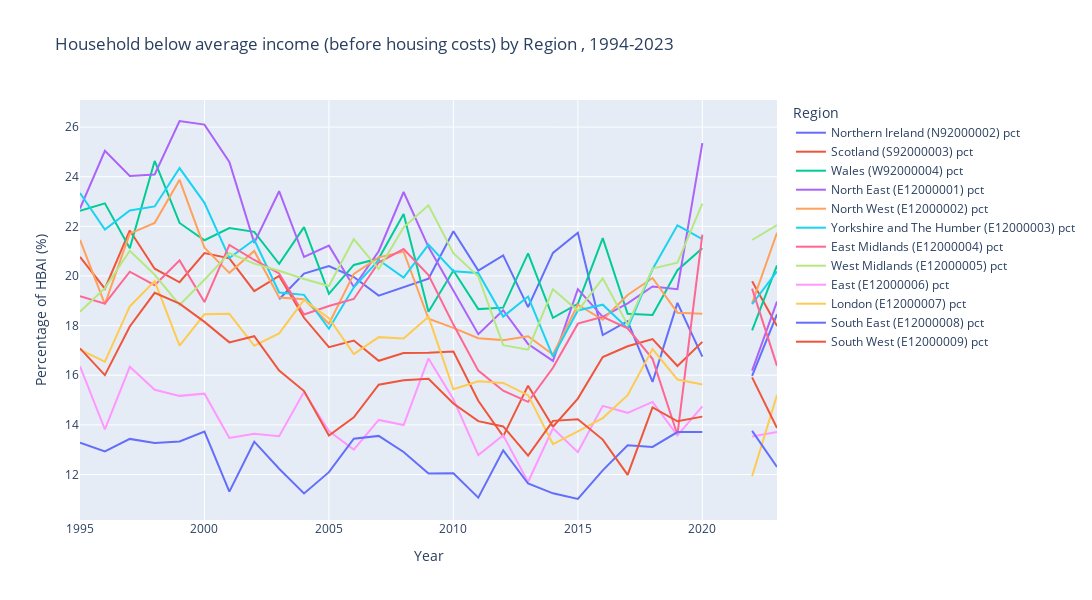

Notebook cell for this chart:
### Code cell
plot_hbai_trends(BHC, region_list)

### Figure 1 — Plotly figure (JSON) as saved in the notebook; plotly's stock layout.template omitted (floating-point values rounded to 4 significant figures)
{"data": [{"customdata": [["Northern Ireland (N92000002) pct"], ["Northern Ireland (N92000002) pct"], ["Northern Ireland (N92000002) pct"], ["Northern Ireland (N92000002) pct"], ["Northern Ireland (N92000002) pct"], ["Northern Ireland (N92000002) pct"], ["Northern Ireland (N92000002) pct"], ["Northern Ireland (N92000002) pct"], ["Northern Ireland (N92000002) pct"], ["Northern Ireland (N92000002) pct"], ["Northern Ireland (N92000002) pct"], ["Northern Ireland (N92000002) pct"], ["Northern Ireland (N92000002) pct"], ["Northern Ireland (N92000002) pct"], ["Northern Ireland (N92000002) pct"], ["Northern Ireland (N92000002) pct"], ["Northern Ireland (N92000002) pct"], ["Northern Ireland (N92000002) pct"], ["Northern Ireland (N92000002) pct"], ["Northern Ireland (N92000002) pct"], ["Northern Ireland (N92000002) pct"], ["Northern Ireland (N92000002) pct"], ["Northern Ireland (N92000002) pct"], ["Northern Ireland (N92000002) pct"], ["Northern Ireland (N92000002) pct"], ["Northern Ireland (N92000002) pct"], ["Northern Ireland (N92000002) pct"], ["Northern Ireland (N92000002) pct"], ["Northern Ireland (N92000002) pct"]], "hovertemplate": "Region=%{customdata[0]}<br>Year=%{x}<br>percentage=%{y}<extra></extra>", "legendgroup": "Northern Ireland (N92000002) pct", "line": {"color": "#636efa", "dash": "solid"}, "marker": {"symbol": "circle"}, "mode": "lines", "name": "Northern Ireland (N92000002) pct", "orientation": "v", "showlegend": true, "type": "scatter", "x": [1995, 1996, 1997, 1998, 1999, 2000, 2001, 2002, 2003, 2004, 2005, 2006, 2007, 2008, 2009, 2010, 2011, 2012, 2013, 2014, 2015, 2016, 2017, 2018, 2019, 2020, 2021, 2022, 2023], "xaxis": "x", "y": [NaN, NaN, NaN, NaN, NaN, NaN, NaN, NaN, 19.06, 20.1, 20.4, 19.96, 19.21, 19.54, 19.89, 21.8, 20.22, 20.83, 18.74, 20.93, 21.74, 17.62, 18.18, 15.73, 18.91, 16.75, NaN, 15.97, 18.46], "yaxis": "y"}, {"customdata": [["Scotland (S92000003) pct"], ["Scotland (S92000003) pct"], ["Scotland (S92000003) pct"], ["Scotland (S92000003) pct"], ["Scotland (S92000003) pct"], ["Scotland (S92000003) pct"], ["Scotland (S92000003) pct"], ["Scotland (S92000003) pct"], ["Scotland (S92000003) pct"], ["Scotland (S92000003) pct"], ["Scotland (S92000003) pct"], ["Scotland (S92000003) pct"], ["Scotland (S92000003) pct"], ["Scotland (S92000003) pct"], ["Scotland (S92000003) pct"], ["Scotland (S92000003) pct"], ["Scotland (S92000003) pct"], ["Scotland (S92000003) pct"], ["Scotland (S92000003) pct"], ["Scotland (S92000003) pct"], ["Scotland (S92000003) pct"], ["Scotland (S92000003) pct"], ["Scotland (S92000003) pct"], ["Scotland (S92000003) pct"], ["Scotland (S92000003) pct"], ["Scotland (S92000003) pct"], ["Scotland (S92000003) pct"], ["Scotland (S92000003) pct"], ["Scotland (S92000003) pct"]], "hovertemplate": "Region=%{customdata[0]}<br>Year=%{x}<br>percentage=%{y}<extra></extra>", "legendgroup": "Scotland (S92000003) pct", "line": {"color": "#EF553B", "dash": "solid"}, "marker": {"symbol": "circle"}, "mode": "lines", "name": "Scotland (S92000003) pct", "orientation": "v", "showlegend": true, "type": "scatter", "x": [1995, 1996, 1997, 1998, 1999, 2000, 2001, 2002, 2003, 2004, 2005, 2006, 2007, 2008, 2009, 2010, 2011, 2012, 2013, 2014, 2015, 2016, 2017, 2018, 2019, 2020, 2021, 2022, 2023], "xaxis": "x", "y": [20.77, 19.49, 21.83, 20.29, 19.75, 20.92, 20.71, 19.39, 20.0, 18.31, 17.13, 17.4, 16.58, 16.89, 16.91, 16.96, 14.97, 13.54, 15.58, 13.93, 15.06, 16.73, 17.17, 17.46, 16.37, 17.34, NaN, 19.79, 17.98], "yaxis": "y"}, {"customdata": [["Wales (W92000004) pct"], ["Wales (W92000004) pct"], ["Wales (W92000004) pct"], ["Wales (W92000004) pct"], ["Wales (W92000004) pct"], ["Wales (W92000004) pct"], ["Wales (W92000004) pct"], ["Wales (W92000004) pct"], ["Wales (W92000004) pct"], ["Wales (W92000004) pct"], ["Wales (W92000004) pct"], ["Wales (W92000004) pct"], ["Wales (W92000004) pct"], ["Wales (W92000004) pct"], ["Wales (W92000004) pct"], ["Wales (W92000004) pct"], ["Wales (W92000004) pct"], ["Wales (W92000004) pct"], ["Wales (W92000004) pct"], ["Wales (W92000004) pct"], ["Wales (W92000004) pct"], ["Wales (W92000004) pct"], ["Wales (W92000004) pct"], ["Wales (W92000004) pct"], ["Wales (W92000004) pct"], ["Wales (W92000004) pct"], ["Wales (W92000004) pct"], ["Wales (W92000004) pct"], ["Wales (W92000004) pct"]], "hovertemplate": "Region=%{customdata[0]}<br>Year=%{x}<br>percentage=%{y}<extra></extra>", "legendgroup": "Wales (W92000004) pct", "line": {"color": "#00cc96", "dash": "solid"}, "marker": {"symbol": "circle"}, "mode": "lines", "name": "Wales (W92000004) pct", "orientation": "v", "showlegend": true, "type": "scatter", "x": [1995, 1996, 1997, 1998, 1999, 2000, 2001, 2002, 2003, 2004, 2005, 2006, 2007, 2008, 2009, 2010, 2011, 2012, 2013, 2014, 2015, 2016, 2017, 2018, 2019, 2020, 2021, 2022, 2023], "xaxis": "x", "y": [22.62, 22.93, 21.12, 24.63, 22.14, 21.44, 21.93, 21.78, 20.49, 21.97, 19.28, 20.44, 20.7, 22.5, 18.56, 20.22, 18.66, 18.72, 20.91, 18.31, 18.88, 21.52, 18.48, 18.43, 20.23, 21.12, NaN, 17.81, 20.43], "yaxis": "y"}, {"customdata": [["North East (E12000001) pct"], ["North East (E12000001) pct"], ["North East (E12000001) pct"], ["North East (E12000001) pct"], ["North East (E12000001) pct"], ["North East (E12000001) pct"], ["North East (E12000001) pct"], ["North East (E12000001) pct"], ["North East (E12000001) pct"], ["North East (E12000001) pct"], ["North East (E12000001) pct"], ["North East (E12000001) pct"], ["North East (E12000001) pct"], ["North East (E12000001) pct"], ["North East (E12000001) pct"], ["North East (E12000001) pct"], ["North East (E12000001) pct"], ["North East (E12000001) pct"], ["North East (E12000001) pct"], ["North East (E12000001) pct"], ["North East (E12000001) pct"], ["North East (E12000001) pct"], ["North East (E12000001) pct"], ["North East (E12000001) pct"], ["North East (E12000001) pct"], ["North East (E12000001) pct"], ["North East (E12000001) pct"], ["North East (E12000001) pct"], ["North East (E12000001) pct"]], "hovertemplate": "Region=%{customdata[0]}<br>Year=%{x}<br>percentage=%{y}<extra></extra>", "legendgroup": "North East (E12000001) pct", "line": {"color": "#ab63fa", "dash": "solid"}, "marker": {"symbol": "circle"}, "mode": "lines", "name": "North East (E12000001) pct", "orientation": "v", "showlegend": true, "type": "scatter", "x": [1995, 1996, 1997, 1998, 1999, 2000, 2001, 2002, 2003, 2004, 2005, 2006, 2007, 2008, 2009, 2010, 2011, 2012, 2013, 2014, 2015, 2016, 2017, 2018, 2019, 2020, 2021, 2022, 2023], "xaxis": "x", "y": [22.71, 25.04, 24.03, 24.09, 26.24, 26.1, 24.6, 21.33, 23.41, 20.76, 21.22, 19.56, 21.0, 23.38, 21.16, 19.43, 17.65, 18.62, 17.26, 16.58, 19.47, 18.35, 18.89, 19.58, 19.47, 25.35, NaN, 16.18, 18.97], "yaxis": "y"}, {"customdata": [["North West (E12000002) pct"], ["North West (E12000002) pct"], ["North West (E12000002) pct"], ["North West (E12000002) pct"], ["North West (E12000002) pct"], ["North West (E12000002) pct"], ["North West (E12000002) pct"], ["North West (E12000002) pct"], ["North West (E12000002) pct"], ["North West (E12000002) pct"], ["North West (E12000002) pct"], ["North West (E12000002) pct"], ["North West (E12000002) pct"], ["North West (E12000002) pct"], ["North West (E12000002) pct"], ["North West (E12000002) pct"], ["North West (E12000002) pct"], ["North West (E12000002) pct"], ["North West (E12000002) pct"], ["North West (E12000002) pct"], ["North West (E12000002) pct"], ["North West (E12000002) pct"], ["North West (E12000002) pct"], ["North West (E12000002) pct"], ["North West (E12000002) pct"], ["North West (E12000002) pct"], ["North West (E12000002) pct"], ["North West (E12000002) pct"], ["North West (E12000002) pct"]], "hovertemplate": "Region=%{customdata[0]}<br>Year=%{x}<br>percentage=%{y}<extra></extra>", "legendgroup": "North West (E12000002) pct", "line": {"color": "#FFA15A", "dash": "solid"}, "marker": {"symbol": "circle"}, "mode": "lines", "name": "North West (E12000002) pct", "orientation": "v", "showlegend": true, "type": "scatter", "x": [1995, 1996, 1997, 1998, 1999, 2000, 2001, 2002, 2003, 2004, 2005, 2006, 2007, 2008, 2009, 2010, 2011, 2012, 2013, 2014, 2015, 2016, 2017, 2018, 2019, 2020, 2021, 2022, 2023], "xaxis": "x", "y": [21.45, 18.87, 21.71, 22.14, 23.87, 21.14, 20.12, 21.01, 19.13, 19.06, 18.07, 20.08, 20.75, 20.98, 18.27, 17.91, 17.49, 17.41, 17.57, 16.83, 18.84, 18.23, 19.23, 19.92, 18.52, 18.48, NaN, 18.9, 21.74], "yaxis": "y"}, {"customdata": [["Yorkshire and The Humber (E12000003) pct"], ["Yorkshire and The Humber (E12000003) pct"], ["Yorkshire and The Humber (E12000003) pct"], ["Yorkshire and The Humber (E12000003) pct"], ["Yorkshire and The Humber (E12000003) pct"], ["Yorkshire and The Humber (E12000003) pct"], ["Yorkshire and The Humber (E12000003) pct"], ["Yorkshire and The Humber (E12000003) pct"], ["Yorkshire and The Humber (E12000003) pct"], ["Yorkshire and The Humber (E12000003) pct"], ["Yorkshire and The Humber (E12000003) pct"], ["Yorkshire and The Humber (E12000003) pct"], ["Yorkshire and The Humber (E12000003) pct"], ["Yorkshire and The Humber (E12000003) pct"], ["Yorkshire and The Humber (E12000003) pct"], ["Yorkshire and The Humber (E12000003) pct"], ["Yorkshire and The Humber (E12000003) pct"], ["Yorkshire and The Humber (E12000003) pct"], ["Yorkshire and The Humber (E12000003) pct"], ["Yorkshire and The Humber (E12000003) pct"], ["Yorkshire and The Humber (E12000003) pct"], ["Yorkshire and The Humber (E12000003) pct"], ["Yorkshire and The Humber (E12000003) pct"], ["Yorkshire and The Humber (E12000003) pct"], ["Yorkshire and The Humber (E12000003) pct"], ["Yorkshire and The Humber (E12000003) pct"], ["Yorkshire and The Humber (E12000003) pct"], ["Yorkshire and The Humber (E12000003) pct"], ["Yorkshire and The Humber (E12000003) pct"]], "hovertemplate": "Region=%{customdata[0]}<br>Year=%{x}<br>percentage=%{y}<extra></extra>", "legendgroup": "Yorkshire and The Humber (E12000003) pct", "line": {"color": "#19d3f3", "dash": "solid"}, "marker": {"symbol": "circle"}, "mode": "lines", "name": "Yorkshire and The Humber (E12000003) pct", "orientation": "v", "showlegend": true, "type": "scatter", "x": [1995, 1996, 1997, 1998, 1999, 2000, 2001, 2002, 2003, 2004, 2005, 2006, 2007, 2008, 2009, 2010, 2011, 2012, 2013, 2014, 2015, 2016, 2017, 2018, 2019, 2020, 2021, 2022, 2023], "xaxis": "x", "y": [23.34, 21.87, 22.64, 22.8, 24.35, 22.95, 20.72, 21.46, 19.33, 19.24, 17.87, 19.55, 20.64, 19.93, 21.26, 20.19, 20.12, 18.36, 19.17, 16.75, 18.61, 18.84, 17.89, 20.27, 22.04, 21.48, NaN, 18.87, 20.18], "yaxis": "y"}, {"customdata": [["East Midlands (E12000004) pct"], ["East Midlands (E12000004) pct"], ["East Midlands (E12000004) pct"], ["East Midlands (E12000004) pct"], ["East Midlands (E12000004) pct"], ["East Midlands (E12000004) pct"], ["East Midlands (E12000004) pct"], ["East Midlands (E12000004) pct"], ["East Midlands (E12000004) pct"], ["East Midlands (E12000004) pct"], ["East Midlands (E12000004) pct"], ["East Midlands (E12000004) pct"], ["East Midlands (E12000004) pct"], ["East Midlands (E12000004) pct"], ["East Midlands (E12000004) pct"], ["East Midlands (E12000004) pct"], ["East Midlands (E12000004) pct"], ["East Midlands (E12000004) pct"], ["East Midlands (E12000004) pct"], ["East Midlands (E12000004) pct"], ["East Midlands (E12000004) pct"], ["East Midlands (E12000004) pct"], ["East Midlands (E12000004) pct"], ["East Midlands (E12000004) pct"], ["East Midlands (E12000004) pct"], ["East Midlands (E12000004) pct"], ["East Midlands (E12000004) pct"], ["East Midlands (E12000004) pct"], ["East Midlands (E12000004) pct"]], "hovertemplate": "Region=%{customdata[0]}<br>Year=%{x}<br>percentage=%{y}<extra></extra>", "legendgroup": "East Midlands (E12000004) pct", "line": {"color": "#FF6692", "dash": "solid"}, "marker": {"symbol": "circle"}, "mode": "lines", "name": "East Midlands (E12000004) pct", "orientation": "v", "showlegend": true, "type": "scatter", "x": [1995, 1996, 1997, 1998, 1999, 2000, 2001, 2002, 2003, 2004, 2005, 2006, 2007, 2008, 2009, 2010, 2011, 2012, 2013, 2014, 2015, 2016, 2017, 2018, 2019, 2020, 2021, 2022, 2023], "xaxis": "x", "y": [19.18, 18.88, 20.17, 19.63, 20.63, 18.95, 21.25, 20.64, 20.1, 18.45, 18.79, 19.07, 20.54, 21.08, 20.04, 18.04, 16.19, 15.38, 14.93, 16.3, 18.08, 18.35, 17.89, 16.66, 13.6, 21.67, NaN, 19.49, 16.38], "yaxis": "y"}, {"customdata": [["West Midlands (E12000005) pct"], ["West Midlands (E12000005) pct"], ["West Midlands (E12000005) pct"], ["West Midlands (E12000005) pct"], ["West Midlands (E12000005) pct"], ["West Midlands (E12000005) pct"], ["West Midlands (E12000005) pct"], ["West Midlands (E12000005) pct"], ["West Midlands (E12000005) pct"], ["West Midlands (E12000005) pct"], ["West Midlands (E12000005) pct"], ["West Midlands (E12000005) pct"], ["West Midlands (E12000005) pct"], ["West Midlands (E12000005) pct"], ["West Midlands (E12000005) pct"], ["West Midlands (E12000005) pct"], ["West Midlands (E12000005) pct"], ["West Midlands (E12000005) pct"], ["West Midlands (E12000005) pct"], ["West Midlands (E12000005) pct"], ["West Midlands (E12000005) pct"], ["West Midlands (E12000005) pct"], ["West Midlands (E12000005) pct"], ["West Midlands (E12000005) pct"], ["West Midlands (E12000005) pct"], ["West Midlands (E12000005) pct"], ["West Midlands (E12000005) pct"], ["West Midlands (E12000005) pct"], ["West Midlands (E12000005) pct"]], "hovertemplate": "Region=%{customdata[0]}<br>Year=%{x}<br>percentage=%{y}<extra></extra>", "legendgroup": "West Midlands (E12000005) pct", "line": {"color": "#B6E880", "dash": "solid"}, "marker": {"symbol": "circle"}, "mode": "lines", "name": "West Midlands (E12000005) pct", "orientation": "v", "showlegend": true, "type": "scatter", "x": [1995, 1996, 1997, 1998, 1999, 2000, 2001, 2002, 2003, 2004, 2005, 2006, 2007, 2008, 2009, 2010, 2011, 2012, 2013, 2014, 2015, 2016, 2017, 2018, 2019, 2020, 2021, 2022, 2023], "xaxis": "x", "y": [18.56, 19.51, 21.02, 20.05, 18.83, 19.85, 20.92, 20.5, 20.21, 19.88, 19.6, 21.49, 20.28, 21.96, 22.85, 20.92, 19.98, 17.21, 17.03, 19.47, 18.6, 19.9, 18.03, 20.3, 20.54, 22.92, NaN, 21.45, 22.05], "yaxis": "y"}, {"customdata": [["East (E12000006) pct"], ["East (E12000006) pct"], ["East (E12000006) pct"], ["East (E12000006) pct"], ["East (E12000006) pct"], ["East (E12000006) pct"], ["East (E12000006) pct"], ["East (E12000006) pct"], ["East (E12000006) pct"], ["East (E12000006) pct"], ["East (E12000006) pct"], ["East (E12000006) pct"], ["East (E12000006) pct"], ["East (E12000006) pct"], ["East (E12000006) pct"], ["East (E12000006) pct"], ["East (E12000006) pct"], ["East (E12000006) pct"], ["East (E12000006) pct"], ["East (E12000006) pct"], ["East (E12000006) pct"], ["East (E12000006) pct"], ["East (E12000006) pct"], ["East (E12000006) pct"], ["East (E12000006) pct"], ["East (E12000006) pct"], ["East (E12000006) pct"], ["East (E12000006) pct"], ["East (E12000006) pct"]], "hovertemplate": "Region=%{customdata[0]}<br>Year=%{x}<br>percentage=%{y}<extra></extra>", "legendgroup": "East (E12000006) pct", "line": {"color": "#FF97FF", "dash": "solid"}, "marker": {"symbol": "circle"}, "mode": "lines", "name": "East (E12000006) pct", "orientation": "v", "showlegend": true, "type": "scatter", "x": [1995, 1996, 1997, 1998, 1999, 2000, 2001, 2002, 2003, 2004, 2005, 2006, 2007, 2008, 2009, 2010, 2011, 2012, 2013, 2014, 2015, 2016, 2017, 2018, 2019, 2020, 2021, 2022, 2023], "xaxis": "x", "y": [16.36, 13.82, 16.34, 15.41, 15.17, 15.26, 13.47, 13.64, 13.54, 15.33, 13.75, 13.0, 14.2, 13.99, 16.68, 15.03, 12.78, 13.58, 11.7, 13.86, 12.9, 14.77, 14.48, 14.92, 13.58, 14.75, NaN, 13.53, 13.72], "yaxis": "y"}, {"customdata": [["London (E12000007) pct"], ["London (E12000007) pct"], ["London (E12000007) pct"], ["London (E12000007) pct"], ["London (E12000007) pct"], ["London (E12000007) pct"], ["London (E12000007) pct"], ["London (E12000007) pct"], ["London (E12000007) pct"], ["London (E12000007) pct"], ["London (E12000007) pct"], ["London (E12000007) pct"], ["London (E12000007) pct"], ["London (E12000007) pct"], ["London (E12000007) pct"], ["London (E12000007) pct"], ["London (E12000007) pct"], ["London (E12000007) pct"], ["London (E12000007) pct"], ["London (E12000007) pct"], ["London (E12000007) pct"], ["London (E12000007) pct"], ["London (E12000007) pct"], ["London (E12000007) pct"], ["London (E12000007) pct"], ["London (E12000007) pct"], ["London (E12000007) pct"], ["London (E12000007) pct"], ["London (E12000007) pct"]], "hovertemplate": "Region=%{customdata[0]}<br>Year=%{x}<br>percentage=%{y}<extra></extra>", "legendgroup": "London (E12000007) pct", "line": {"color": "#FECB52", "dash": "solid"}, "marker": {"symbol": "circle"}, "mode": "lines", "name": "London (E12000007) pct", "orientation": "v", "showlegend": true, "type": "scatter", "x": [1995, 1996, 1997, 1998, 1999, 2000, 2001, 2002, 2003, 2004, 2005, 2006, 2007, 2008, 2009, 2010, 2011, 2012, 2013, 2014, 2015, 2016, 2017, 2018, 2019, 2020, 2021, 2022, 2023], "xaxis": "x", "y": [17.03, 16.54, 18.77, 19.79, 17.19, 18.45, 18.47, 17.19, 17.69, 19.04, 18.29, 16.85, 17.54, 17.48, 18.35, 15.43, 15.76, 15.69, 15.2, 13.23, 13.74, 14.27, 15.19, 17.05, 15.83, 15.63, NaN, 11.93, 15.2], "yaxis": "y"}, {"customdata": [["South East (E12000008) pct"], ["South East (E12000008) pct"], ["South East (E12000008) pct"], ["South East (E12000008) pct"], ["South East (E12000008) pct"], ["South East (E12000008) pct"], ["South East (E12000008) pct"], ["South East (E12000008) pct"], ["South East (E12000008) pct"], ["South East (E12000008) pct"], ["South East (E12000008) pct"], ["South East (E12000008) pct"], ["South East (E12000008) pct"], ["South East (E12000008) pct"], ["South East (E12000008) pct"], ["South East (E12000008) pct"], ["South East (E12000008) pct"], ["South East (E12000008) pct"], ["South East (E12000008) pct"], ["South East (E12000008) pct"], ["South East (E12000008) pct"], ["South East (E12000008) pct"], ["South East (E12000008) pct"], ["South East (E12000008) pct"], ["South East (E12000008) pct"], ["South East (E12000008) pct"], ["South East (E12000008) pct"], ["South East (E12000008) pct"], ["South East (E12000008) pct"]], "hovertemplate": "Region=%{customdata[0]}<br>Year=%{x}<br>percentage=%{y}<extra></extra>", "legendgroup": "South East (E12000008) pct", "line": {"color": "#636efa", "dash": "solid"}, "marker": {"symbol": "circle"}, "mode": "lines", "name": "South East (E12000008) pct", "orientation": "v", "showlegend": true, "type": "scatter", "x": [1995, 1996, 1997, 1998, 1999, 2000, 2001, 2002, 2003, 2004, 2005, 2006, 2007, 2008, 2009, 2010, 2011, 2012, 2013, 2014, 2015, 2016, 2017, 2018, 2019, 2020, 2021, 2022, 2023], "xaxis": "x", "y": [13.28, 12.93, 13.43, 13.27, 13.33, 13.73, 11.31, 13.32, 12.23, 11.24, 12.09, 13.44, 13.56, 12.91, 12.04, 12.05, 11.07, 12.97, 11.64, 11.24, 11.01, 12.16, 13.18, 13.11, 13.71, 13.71, NaN, 13.76, 12.3], "yaxis": "y"}, {"customdata": [["South West (E12000009) pct"], ["South West (E12000009) pct"], ["South West (E12000009) pct"], ["South West (E12000009) pct"], ["South West (E12000009) pct"], ["South West (E12000009) pct"], ["South West (E12000009) pct"], ["South West (E12000009) pct"], ["South West (E12000009) pct"], ["South West (E12000009) pct"], ["South West (E12000009) pct"], ["South West (E12000009) pct"], ["South West (E12000009) pct"], ["South West (E12000009) pct"], ["South West (E12000009) pct"], ["South West (E12000009) pct"], ["South West (E12000009) pct"], ["South West (E12000009) pct"], ["South West (E12000009) pct"], ["South West (E12000009) pct"], ["South West (E12000009) pct"], ["South West (E12000009) pct"], ["South West (E12000009) pct"], ["South West (E12000009) pct"], ["South West (E12000009) pct"], ["South West (E12000009) pct"], ["South West (E12000009) pct"], ["South West (E12000009) pct"], ["South West (E12000009) pct"]], "hovertemplate": "Region=%{customdata[0]}<br>Year=%{x}<br>percentage=%{y}<extra></extra>", "legendgroup": "South West (E12000009) pct", "line": {"color": "#EF553B", "dash": "solid"}, "marker": {"symbol": "circle"}, "mode": "lines", "name": "South West (E12000009) pct", "orientation": "v", "showlegend": true, "type": "scatter", "x": [1995, 1996, 1997, 1998, 1999, 2000, 2001, 2002, 2003, 2004, 2005, 2006, 2007, 2008, 2009, 2010, 2011, 2012, 2013, 2014, 2015, 2016, 2017, 2018, 2019, 2020, 2021, 2022, 2023], "xaxis": "x", "y": [17.08, 16.01, 17.96, 19.32, 18.88, 18.15, 17.32, 17.57, 16.19, 15.36, 13.57, 14.3, 15.62, 15.8, 15.86, 14.86, 14.15, 13.94, 12.76, 14.16, 14.23, 13.41, 11.99, 14.71, 14.14, 14.33, NaN, 15.91, 13.87], "yaxis": "y"}], "layout": {"height": 600, "hovermode": "x unified", "legend": {"title": {"text": "Region"}, "tracegroupgap": 0}, "title": {"text": "Household below average income (before housing costs) by Region , 1994-2023"}, "width": 1200, "xaxis": {"anchor": "y", "domain": [0, 1], "title": {"text": "Year"}}, "yaxis": {"anchor": "x", "domain": [0, 1], "title": {"text": "Percentage of HBAI (%)"}}}}
